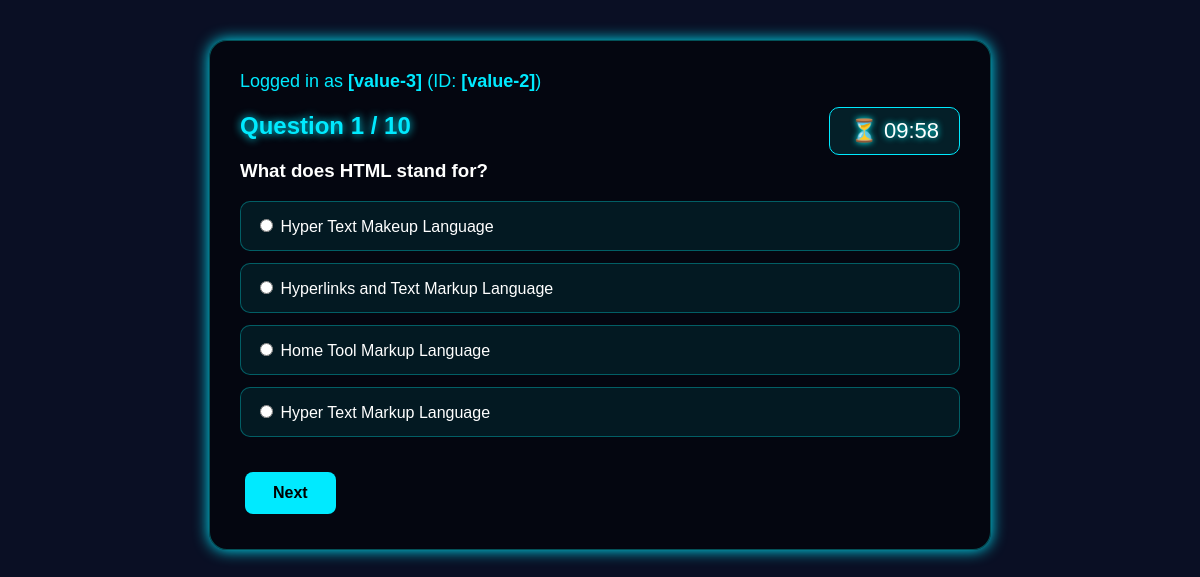
Screenshot of /quiz.php (signed in) with the database file from the repository.
### tables this page shows
CREATE TABLE `questions` (
  `id` int(11) NOT NULL,
  `question` text NOT NULL,
  `option1` varchar(255) DEFAULT NULL,
  `option2` varchar(255) DEFAULT NULL,
  `option3` varchar(255) DEFAULT NULL,
  `option4` varchar(255) DEFAULT NULL,
  `answer` int(11) NOT NULL,
  `is_active` tinyint(1) DEFAULT 1
);

### quiz.php (the view, shortened to what this page needs)
<?php
include "db.php";
$q = $conn->query("SELECT * FROM questions WHERE is_active = 1 ORDER BY id ASC");
$questions = $q->fetch_all(MYSQLI_ASSOC);
$total = count($questions);
$current = isset($_SESSION['current_q']) ? $_SESSION['current_q'] : 1;
$question = $questions[$current - 1];
$qid = $question['id'];
?>
<!DOCTYPE html>
<html>
<head>
</head>
<body>
<div class="container">
<div class="user-info">
    Logged in as <b><?php echo $_SESSION['name']; ?></b>
    (ID: <b><?php echo $_SESSION['user_id']; ?></b>)
</div>
<div class="timer" id="timer">⏳ 10:00</div>
<h2>Question <?php echo $current; ?> / <?php echo $total; ?></h2>
<form method="POST">
    <h3><?php echo $question['question']; ?></h3>
    <?php
    $selected = $_SESSION['answers'][$qid] ?? "";
    ?>
    <div class="options">
        <label>
            <input type="radio" name="answer[<?php echo $qid; ?>]" value="1"
                <?php if ($selected == 1) echo "checked"; ?>>
            <?php echo $question['option1']; ?>
        </label>
        <label>
            <input type="radio" name="answer[<?php echo $qid; ?>]" value="2"
                <?php if ($selected == 2) echo "checked"; ?>>
            <?php echo $question['option2']; ?>
        </label>
        <label>
            <input type="radio" name="answer[<?php echo $qid; ?>]" value="3"
                <?php if ($selected == 3) echo "checked"; ?>>
            <?php echo $question['option3']; ?>
        </label>
        <label>
            <input type="radio" name="answer[<?php echo $qid; ?>]" value="4"
                <?php if ($selected == 4) echo "checked"; ?>>
            <?php echo $question['option4']; ?>
        </label>
    </div>
    <br>
    <?php if ($current < $total): ?>
        <button name="next">Next</button>
    <?php endif; ?>
</form>
</div>
</body>
</html>

### quiz.php (style rules this page uses)
body { font-family: Poppins, sans-serif; background: #0a0f24; margin: 0; padding: 0; color: white; }
.container { width: 60%; margin: 40px auto; padding: 30px; background: rgba(0,0,0,0.55); border-radius: 18px; border: 1px solid rgba(0,255,255,0.3); box-shadow: 0 0 15px #00eaff; }
.user-info { font-size: 18px; margin-bottom: 15px; color: #00eaff; }
h2 { color: #00eaff; text-shadow: 0 0 8px #00eaff; }
.options label { display: block; margin: 12px 0; padding: 14px; background: rgba(0, 255, 255, 0.08); border: 1px solid rgba(0,255,255,0.3); border-radius: 10px; cursor: pointer; transition: 0.3s; }
button { padding: 12px 28px; margin: 5px; border: none; background: #00eaff; color: #000; font-size: 16px; border-radius: 8px; cursor: pointer; font-weight: bold; transition: 0.3s; }
.timer { float: right; font-size: 22px; padding: 10px 20px; background: rgba(0,255,255,0.1); border: 1px solid #00eaff; border-radius: 10px; text-shadow: 0 0 6px cyan; }

### rows the page displays
questions: question "What does HTML stand for?", id "☐ Hyper Text Makeup Language", option1 "Hyper Text Makeup Language", id "☐ Hyperlinks and Text Markup Lan", option2 "Hyperlinks and Text Markup Language", id "☐ Home Tool Markup Language", option3 "Home Tool Markup Language", id "☐ Hyper Text Markup Language", option4 "Hyper Text Markup Language"

### other values shown
$_SESSION['name'] "[value-3]"
$_SESSION['user_id'] "[value-2]"
$current "1"
$total "10"
